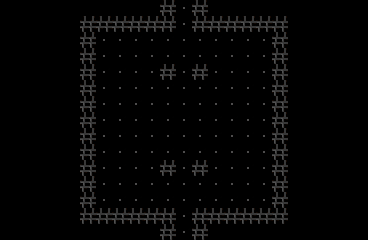

The image is a tile-based game level rendered from a .tmx file. Its description and source (layers, tilesets, objects; grid data summarised) follow:
An orthogonal 23x15 tile map with 16x16 px tiles, 1 tile layer (Capa de patrones 1) and 17 objects.

<map version="1.10" tiledversion="1.12.2" orientation="orthogonal" renderorder="right-down" width="23" height="15" tilewidth="16" tileheight="16" infinite="0" nextlayerid="4" nextobjectid="65">
 <tileset firstgid="1" name="tileset" tilewidth="16" tileheight="16" tilecount="64" columns="8">
  <image source="../tileset/tileset.png" width="128" height="128" />
 </tileset>
 <layer id="1" name="Capa de patrones 1" width="23" height="15">
  <data>[345 cells, 175 non-empty, 2 distinct tile ids]</data>
 </layer>
 <objectgroup id="3" name="spawnEnemigo">
  <object id="58" x="176" y="112" width="16" height="16" />
  <object id="59" x="112" y="112" width="16" height="16" />
  <object id="60" x="240" y="112" width="16" height="16" />
 </objectgroup>
 <objectgroup id="2" name="colisiones">
  <object id="47" x="160" y="0" width="16" height="32" />
  <object id="48" x="80" y="16" width="80" height="16" />
  <object id="49" x="80" y="32" width="16" height="176" />
  <object id="50" x="80" y="208" width="96" height="16" />
  <object id="51" x="160" y="224" width="16" height="16" />
  <object id="52" x="192" y="208" width="16" height="32" />
  <object id="53" x="208" y="208" width="80" height="16" />
  <object id="54" x="272" y="16" width="16" height="192" />
  <object id="55" x="192" y="16" width="80" height="16" />
  <object id="56" x="192" y="0" width="16" height="16" />
  <object id="61" x="160" y="64" width="16" height="16" />
  <object id="62" x="160" y="160" width="16" height="16" />
  <object id="63" x="192" y="160" width="16" height="16" />
  <object id="64" x="192" y="64" width="16" height="16" />
 </objectgroup>
</map>
